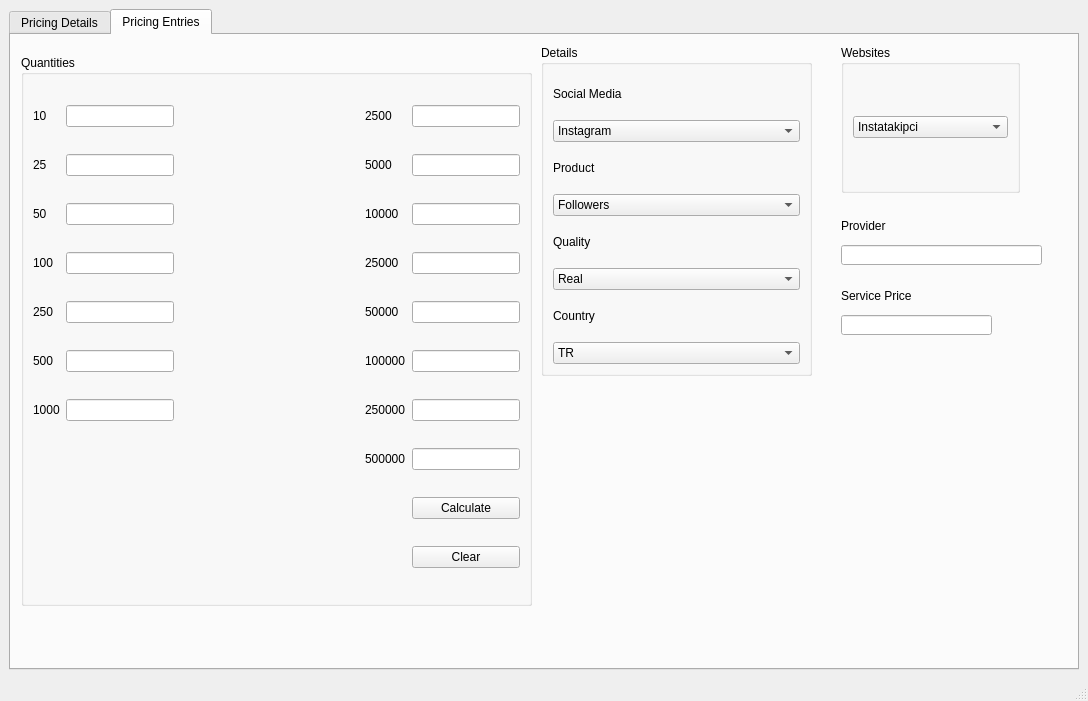
<?xml version="1.0" encoding="UTF-8"?>
<ui version="4.0">
 <class>MainWindow</class>
 <widget class="QMainWindow" name="MainWindow">
  <property name="geometry">
   <rect>
    <x>0</x>
    <y>0</y>
    <width>1088</width>
    <height>701</height>
   </rect>
  </property>
  <property name="windowTitle">
   <string>MainWindow</string>
  </property>
  <widget class="QWidget" name="centralwidget">
   <layout class="QGridLayout" name="gridLayout_4">
    <item row="0" column="0">
     <widget class="QTabWidget" name="mainTab">
      <property name="styleSheet">
       <string notr="true">font: 57 14pt &quot;Montserrat Medium&quot;;</string>
      </property>
      <property name="currentIndex">
       <number>1</number>
      </property>
      <widget class="QWidget" name="tab1">
       <attribute name="title">
        <string>Pricing Details</string>
       </attribute>
       <widget class="QTableWidget" name="tablePrice">
        <property name="geometry">
         <rect>
          <x>10</x>
          <y>20</y>
          <width>1021</width>
          <height>541</height>
         </rect>
        </property>
        <property name="focusPolicy">
         <enum>Qt::NoFocus</enum>
        </property>
        <property name="styleSheet">
         <string notr="true">font: 75 10pt &quot;Century Gothic&quot;;
font: 75 11pt &quot;Century Gothic&quot;;</string>
        </property>
        <property name="editTriggers">
         <set>QAbstractItemView::AnyKeyPressed|QAbstractItemView::EditKeyPressed</set>
        </property>
        <column>
         <property name="text">
          <string>Site</string>
         </property>
        </column>
        <column>
         <property name="text">
          <string>Sosyal Medya</string>
         </property>
        </column>
        <column>
         <property name="text">
          <string>Ürün</string>
         </property>
        </column>
        <column>
         <property name="text">
          <string>Ülke</string>
         </property>
        </column>
        <column>
         <property name="text">
          <string>Kalite</string>
         </property>
        </column>
        <column>
         <property name="text">
          <string>Tedarikçi</string>
         </property>
        </column>
        <column>
         <property name="text">
          <string>Adet</string>
         </property>
        </column>
        <column>
         <property name="text">
          <string>Fiyat</string>
         </property>
        </column>
        <column>
         <property name="text">
          <string>Maliyet</string>
         </property>
        </column>
        <column>
         <property name="text">
          <string>Maliyet Oranı</string>
         </property>
        </column>
       </widget>
      </widget>
      <widget class="QWidget" name="tab">
       <attribute name="title">
        <string>Pricing Entries</string>
       </attribute>
       <widget class="QGroupBox" name="groupBox">
        <property name="geometry">
         <rect>
          <x>830</x>
          <y>10</y>
          <width>179</width>
          <height>148</height>
         </rect>
        </property>
        <property name="title">
         <string>Websites</string>
        </property>
        <layout class="QGridLayout" name="gridLayout">
         <item row="2" column="0">
          <widget class="QComboBox" name="boxWebsite">
           <item>
            <property name="text">
             <string>Instatakipci</string>
            </property>
           </item>
           <item>
            <property name="text">
             <string>Instafollowers</string>
            </property>
           </item>
           <item>
            <property name="text">
             <string>Popularos</string>
            </property>
           </item>
          </widget>
         </item>
        </layout>
       </widget>
       <widget class="QLabel" name="label_16">
        <property name="geometry">
         <rect>
          <x>830</x>
          <y>180</y>
          <width>191</width>
          <height>21</height>
         </rect>
        </property>
        <property name="text">
         <string>Provider</string>
        </property>
       </widget>
       <widget class="QGroupBox" name="groupBox_3">
        <property name="geometry">
         <rect>
          <x>530</x>
          <y>10</y>
          <width>271</width>
          <height>331</height>
         </rect>
        </property>
        <property name="title">
         <string>Details</string>
        </property>
        <layout class="QGridLayout" name="gridLayout_3">
         <item row="2" column="0">
          <widget class="QLabel" name="label_18">
           <property name="text">
            <string>Product</string>
           </property>
          </widget>
         </item>
         <item row="5" column="0">
          <widget class="QComboBox" name="boxQuality">
           <item>
            <property name="text">
             <string>Real</string>
            </property>
           </item>
           <item>
            <property name="text">
             <string>Bot</string>
            </property>
           </item>
           <item>
            <property name="text">
             <string>Custom</string>
            </property>
           </item>
           <item>
            <property name="text">
             <string>Easy Content</string>
            </property>
           </item>
           <item>
            <property name="text">
             <string>Random</string>
            </property>
           </item>
          </widget>
         </item>
         <item row="0" column="0">
          <widget class="QLabel" name="label_17">
           <property name="text">
            <string>Social Media</string>
           </property>
          </widget>
         </item>
         <item row="6" column="0">
          <widget class="QLabel" name="label_20">
           <property name="text">
            <string>Country</string>
           </property>
          </widget>
         </item>
         <item row="1" column="0">
          <widget class="QComboBox" name="boxSM">
           <item>
            <property name="text">
             <string>Instagram</string>
            </property>
           </item>
           <item>
            <property name="text">
             <string>Tiktok</string>
            </property>
           </item>
           <item>
            <property name="text">
             <string>Twitter</string>
            </property>
           </item>
           <item>
            <property name="text">
             <string>Facebook</string>
            </property>
           </item>
           <item>
            <property name="text">
             <string>Youtube</string>
            </property>
           </item>
           <item>
            <property name="text">
             <string>Spotify</string>
            </property>
           </item>
           <item>
            <property name="text">
             <string>Telegram</string>
            </property>
           </item>
           <item>
            <property name="text">
             <string>Twitch</string>
            </property>
           </item>
           <item>
            <property name="text">
             <string>LinkedIn</string>
            </property>
           </item>
           <item>
            <property name="text">
             <string>Soundcloud</string>
            </property>
           </item>
          </widget>
         </item>
         <item row="4" column="0">
          <widget class="QLabel" name="label_19">
           <property name="text">
            <string>Quality</string>
           </property>
          </widget>
         </item>
         <item row="3" column="0">
          <widget class="QComboBox" name="boxProduct">
           <item>
            <property name="text">
             <string>Followers</string>
            </property>
           </item>
           <item>
            <property name="text">
             <string>Likes</string>
            </property>
           </item>
           <item>
            <property name="text">
             <string>Views</string>
            </property>
           </item>
           <item>
            <property name="text">
             <string>Reel Likes</string>
            </property>
           </item>
           <item>
            <property name="text">
             <string>Reel Views</string>
            </property>
           </item>
           <item>
            <property name="text">
             <string>Comments</string>
            </property>
           </item>
           <item>
            <property name="text">
             <string>Plays</string>
            </property>
           </item>
           <item>
            <property name="text">
             <string>Playlist Likes</string>
            </property>
           </item>
           <item>
            <property name="text">
             <string>Monthly Followers</string>
            </property>
           </item>
           <item>
            <property name="text">
             <string>Retweets</string>
            </property>
           </item>
           <item>
            <property name="text">
             <string>Shares</string>
            </property>
           </item>
           <item>
            <property name="text">
             <string>Last Post Views</string>
            </property>
           </item>
           <item>
            <property name="text">
             <string>Page Likes</string>
            </property>
           </item>
          </widget>
         </item>
         <item row="7" column="0">
          <widget class="QComboBox" name="boxCountry">
           <item>
            <property name="text">
             <string>TR</string>
            </property>
           </item>
           <item>
            <property name="text">
             <string>Global</string>
            </property>
           </item>
           <item>
            <property name="text">
             <string>USA</string>
            </property>
           </item>
           <item>
            <property name="text">
             <string>BR</string>
            </property>
           </item>
          </widget>
         </item>
        </layout>
       </widget>
       <widget class="QLineEdit" name="lineProvider">
        <property name="geometry">
         <rect>
          <x>830</x>
          <y>210</y>
          <width>201</width>
          <height>20</height>
         </rect>
        </property>
       </widget>
       <widget class="QLabel" name="label_21">
        <property name="geometry">
         <rect>
          <x>830</x>
          <y>250</y>
          <width>201</width>
          <height>21</height>
         </rect>
        </property>
        <property name="text">
         <string>Service Price</string>
        </property>
       </widget>
       <widget class="QLineEdit" name="lineSrvPrice">
        <property name="geometry">
         <rect>
          <x>830</x>
          <y>280</y>
          <width>151</width>
          <height>20</height>
         </rect>
        </property>
       </widget>
       <widget class="QGroupBox" name="groupBox_2">
        <property name="geometry">
         <rect>
          <x>10</x>
          <y>20</y>
          <width>511</width>
          <height>551</height>
         </rect>
        </property>
        <property name="title">
         <string>Quantities</string>
        </property>
        <layout class="QGridLayout" name="gridLayout_2">
         <item row="1" column="1">
          <widget class="QLineEdit" name="lineEdit2"/>
         </item>
         <item row="6" column="1">
          <widget class="QLineEdit" name="lineEdit7"/>
         </item>
         <item row="7" column="5">
          <widget class="QLabel" name="label_15">
           <property name="text">
            <string>500000</string>
           </property>
          </widget>
         </item>
         <item row="4" column="1">
          <widget class="QLineEdit" name="lineEdit5"/>
         </item>
         <item row="0" column="0">
          <widget class="QLabel" name="label">
           <property name="text">
            <string>10</string>
           </property>
          </widget>
         </item>
         <item row="4" column="0">
          <widget class="QLabel" name="label_5">
           <property name="text">
            <string>250</string>
           </property>
          </widget>
         </item>
         <item row="0" column="6">
          <widget class="QLineEdit" name="lineEdit8"/>
         </item>
         <item row="3" column="5">
          <widget class="QLabel" name="label_11">
           <property name="text">
            <string>25000</string>
           </property>
          </widget>
         </item>
         <item row="5" column="0">
          <widget class="QLabel" name="label_6">
           <property name="text">
            <string>500</string>
           </property>
          </widget>
         </item>
         <item row="6" column="0">
          <widget class="QLabel" name="label_7">
           <property name="text">
            <string>1000</string>
           </property>
          </widget>
         </item>
         <item row="0" column="4">
          <spacer name="horizontalSpacer">
           <property name="orientation">
            <enum>Qt::Horizontal</enum>
           </property>
           <property name="sizeHint" stdset="0">
            <size>
             <width>40</width>
             <height>20</height>
            </size>
           </property>
          </spacer>
         </item>
         <item row="6" column="5">
          <widget class="QLabel" name="label_14">
           <property name="text">
            <string>250000</string>
           </property>
          </widget>
         </item>
         <item row="1" column="6">
          <widget class="QLineEdit" name="lineEdit9"/>
         </item>
         <item row="3" column="0">
          <widget class="QLabel" name="label_4">
           <property name="text">
            <string>100</string>
           </property>
          </widget>
         </item>
         <item row="4" column="5">
          <widget class="QLabel" name="label_12">
           <property name="text">
            <string>50000</string>
           </property>
          </widget>
         </item>
         <item row="2" column="6">
          <widget class="QLineEdit" name="lineEdit10"/>
         </item>
         <item row="6" column="6">
          <widget class="QLineEdit" name="lineEdit14"/>
         </item>
         <item row="1" column="0">
          <widget class="QLabel" name="label_2">
           <property name="text">
            <string>25</string>
           </property>
          </widget>
         </item>
         <item row="0" column="3">
          <spacer name="horizontalSpacer_2">
           <property name="orientation">
            <enum>Qt::Horizontal</enum>
           </property>
           <property name="sizeHint" stdset="0">
            <size>
             <width>40</width>
             <height>20</height>
            </size>
           </property>
          </spacer>
         </item>
         <item row="0" column="2">
          <spacer name="horizontalSpacer_3">
           <property name="orientation">
            <enum>Qt::Horizontal</enum>
           </property>
           <property name="sizeHint" stdset="0">
            <size>
             <width>40</width>
             <height>20</height>
            </size>
           </property>
          </spacer>
         </item>
         <item row="3" column="1">
          <widget class="QLineEdit" name="lineEdit4"/>
         </item>
         <item row="3" column="6">
          <widget class="QLineEdit" name="lineEdit11"/>
         </item>
         <item row="4" column="6">
          <widget class="QLineEdit" name="lineEdit12"/>
         </item>
         <item row="1" column="5">
          <widget class="QLabel" name="label_9">
           <property name="text">
            <string>5000</string>
           </property>
          </widget>
         </item>
         <item row="0" column="5">
          <widget class="QLabel" name="label_8">
           <property name="text">
            <string>2500</string>
           </property>
          </widget>
         </item>
         <item row="5" column="5">
          <widget class="QLabel" name="label_13">
           <property name="text">
            <string>100000</string>
           </property>
          </widget>
         </item>
         <item row="2" column="0">
          <widget class="QLabel" name="label_3">
           <property name="text">
            <string>50</string>
           </property>
          </widget>
         </item>
         <item row="2" column="5">
          <widget class="QLabel" name="label_10">
           <property name="text">
            <string>10000</string>
           </property>
          </widget>
         </item>
         <item row="2" column="1">
          <widget class="QLineEdit" name="lineEdit3"/>
         </item>
         <item row="5" column="6">
          <widget class="QLineEdit" name="lineEdit13"/>
         </item>
         <item row="5" column="1">
          <widget class="QLineEdit" name="lineEdit6"/>
         </item>
         <item row="0" column="1">
          <widget class="QLineEdit" name="lineEdit1"/>
         </item>
         <item row="7" column="6">
          <widget class="QLineEdit" name="lineEdit15"/>
         </item>
         <item row="8" column="6">
          <widget class="QPushButton" name="btnCalculate">
           <property name="text">
            <string>Calculate</string>
           </property>
          </widget>
         </item>
         <item row="9" column="6">
          <widget class="QPushButton" name="btnClear">
           <property name="enabled">
            <bool>true</bool>
           </property>
           <property name="text">
            <string>Clear</string>
           </property>
          </widget>
         </item>
        </layout>
       </widget>
      </widget>
     </widget>
    </item>
   </layout>
  </widget>
  <widget class="QMenuBar" name="menubar">
   <property name="geometry">
    <rect>
     <x>0</x>
     <y>0</y>
     <width>1088</width>
     <height>21</height>
    </rect>
   </property>
  </widget>
  <widget class="QStatusBar" name="statusbar"/>
 </widget>
 <tabstops>
  <tabstop>mainTab</tabstop>
 </tabstops>
 <resources/>
 <connections/>
</ui>
